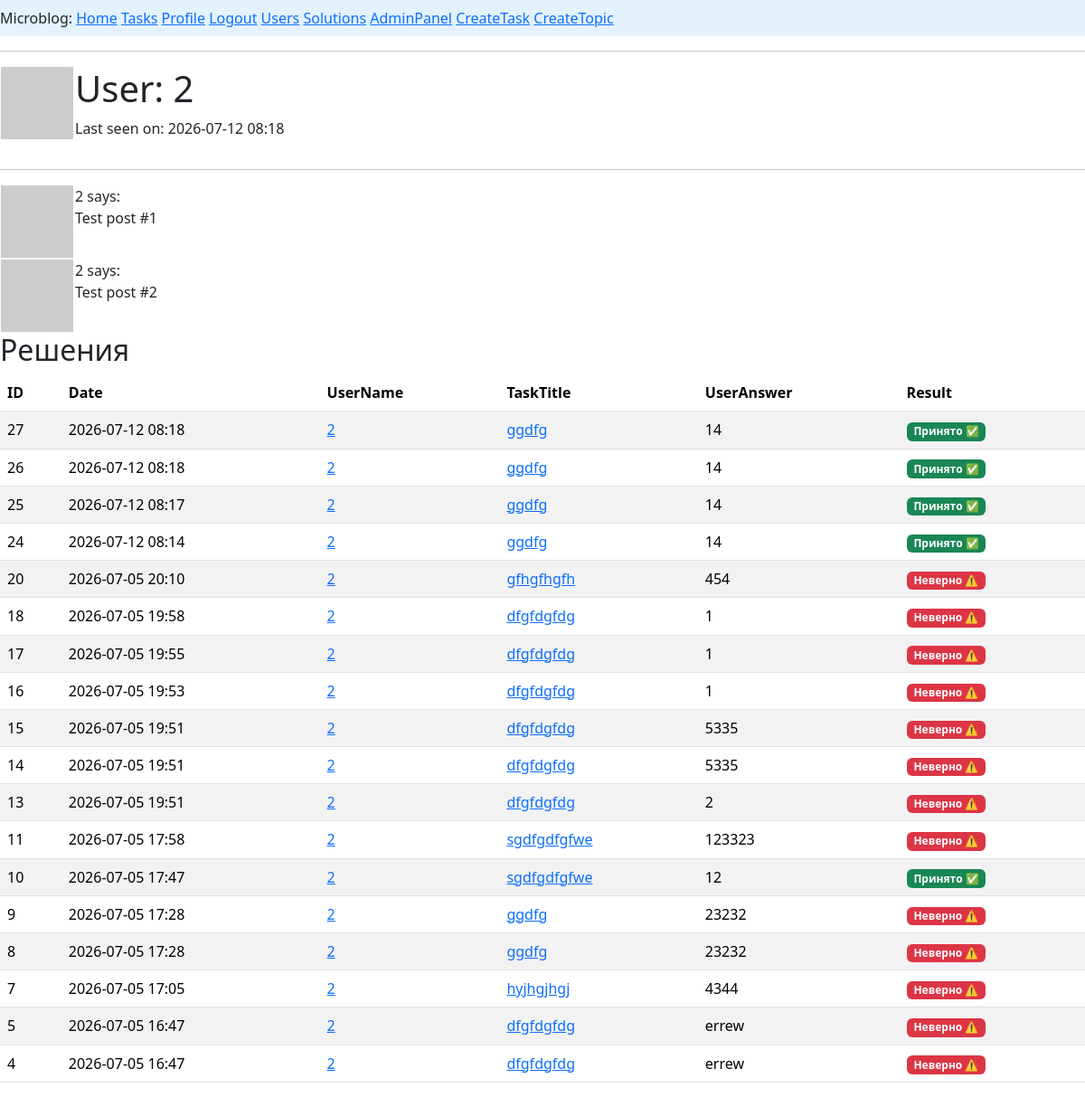
Screenshot of /user/2 (signed in) with the database file from the repository.
### app/models.py (models this page shows, shortened)
class User(UserMixin, db.Model):
    __tablename__ = 'users'
    id: so.Mapped[int] = so.mapped_column(primary_key=True)
    username: so.Mapped[str] = so.mapped_column(sa.String(64), index=True, unique=True)
    email: so.Mapped[str] = so.mapped_column(sa.String(120), index=True, unique=True)
    password_hash: so.Mapped[Optional[str]] = so.mapped_column(sa.String(256))
    posts: so.WriteOnlyMapped['Post'] = so.relationship(back_populates='author')
    about_me: so.Mapped[Optional[str]] = so.mapped_column(sa.String(140))
    last_seen: so.Mapped[Optional[datetime]] = so.mapped_column(default=lambda: datetime.now(timezone.utc))
    role_id: so.Mapped[int] = so.mapped_column(sa.ForeignKey(Role.id), index=True)
    role: so.Mapped['Role'] = so.relationship(back_populates='users')
    task_user: so.Mapped['Task'] = so.relationship(back_populates='creator')
    solve_user: so.Mapped[list['Solve']] = so.relationship(back_populates='solver')
    def avatar(self, size):
        digest = md5(self.email.lower().encode('utf-8')).hexdigest()
        return f'https://www.gravatar.com/avatar/{digest}?d=identicon&s={size}'

class Solve(db.Model):
    __tablename__ = 'solves'
    id: so.Mapped[int] = so.mapped_column(primary_key=True, autoincrement=True)
    content: so.Mapped[str] = so.mapped_column(sa.String(100), nullable=True)
    accept: so.Mapped[bool] = so.mapped_column(sa.Boolean, default=False)
    created_date: so.Mapped[datetime] = so.mapped_column(index=True, default=lambda: datetime.now(timezone.utc))
    user_id: so.Mapped[int] = so.mapped_column(sa.ForeignKey(User.id), nullable=True)
    task_id: so.Mapped[int] = so.mapped_column(sa.ForeignKey(Task.id), nullable=True)
    solver: so.Mapped['User'] = so.relationship(back_populates='solve_user')
    task: so.Mapped['Task'] = so.relationship(back_populates='solve_task')

class Task(db.Model):
    __tablename__ = 'tasks'
    id: so.Mapped[int] = so.mapped_column(primary_key=True, autoincrement=True)
    title: so.Mapped[str] = so.mapped_column(sa.String(50), nullable=True)
    content: so.Mapped[str] = so.mapped_column(sa.Text(), nullable=True, default='Условие')
    subject: so.Mapped[str] = so.mapped_column(sa.String(100), nullable=True, default='Без темы')
    topic_id: so.Mapped[int] = so.mapped_column(sa.ForeignKey(Topic.id, name='fk_tasks_topic'), nullable=True)
    topic: so.Mapped['Topic'] = so.relationship(back_populates='tasks')
    answer: so.Mapped[str] = so.mapped_column(sa.String(100), nullable=True, default='Без ответа')
    created_date: so.Mapped[datetime] = so.mapped_column(index=True, default=lambda: datetime.now(timezone.utc))
    rating: so.Mapped[int] = so.mapped_column(sa.Integer, nullable=True, default=1)
    user_id: so.Mapped[int] = so.mapped_column(sa.ForeignKey(User.id), nullable=True)
    creator: so.Mapped['User'] = so.relationship(back_populates='task_user')
    solve_task: so.Mapped[list['Solve']] = so.relationship(back_populates='task', cascade="all,delete")

### app/routes.py (the view)
@app.route('/user/<username>')
@login_required
def user(username):
    user = db.first_or_404(sa.select(User).where(User.username == username))
    posts = [
        {'author': user, 'body': 'Test post #1'},
        {'author': user, 'body': 'Test post #2'}
    ]
    stmt = (
            select(Solve)
            .join(Solve.solver)  # Важно: явно указываем JOIN, чтобы можно было фильтровать по полям пользователя
            .where(User.username == username) # Сравниваем поле username пользователя со строкой
            .order_by(Solve.created_date.desc())
            .options(
                selectinload(Solve.solver),  # Подгружаем пользователя (поле solver)
                selectinload(Solve.task)    # Подгружаем задачу (на всякий случай)
            )
        )
    solutions = db.session.scalars(stmt).all()
    return render_template('user.html', user=user, posts=posts, solutions=solutions)

### app/models.py (called while the page is built)
@login.user_loader
def load_user(id):
    return db.session.get(User, int(id))

### app/routes.py (called while the page is built)
@app.before_request
def before_request():
    if current_user.is_authenticated:
        current_user.last_seen = datetime.now(timezone.utc)
        db.session.commit()

### app/templates/user.html (shortened to what this page needs)
{% extends "base.html" %}
{% block content %}
    <table>
        <tr valign="top">
            <td><img src="{{ user.avatar(128) }}"></td>
            <td>
                <h1>User: {{ user.username }}</h1>
                {% if user.last_seen %}<p>Last seen on: {{ user.last_seen.strftime('%Y-%m-%d %H:%M') }}</p>{% endif %}
            </td>
        </tr>
    </table>
    <hr>
    {% for post in posts %}
        {% include '_post.html' %}
    {% endfor %}
    {% include "pagin_solutions.html" %}
{% endblock %}

### app/templates/_post.html
<table>
        <tr valign="top">
            <td><img src="{{ post.author.avatar(36) }}"></td>
            <td>{{ post.author.username }} says:<br>{{ post.body }}</td>
        </tr>
</table>

### app/templates/pagin_solutions.html
<h2>Решения</h2>
<table class="table table-striped table-hover">
    <thead>
      <tr>
        <th>ID</th>
        <th>Date</th>
        <th>UserName</th>
        <th>TaskTitle</th>
        <th>UserAnswer</th>
        <th>Result</th>
      </tr>
    </thead>
    {%  if solutions %}
        {% for u in solutions%}
        <tr>
            <td>{{u.id}}</td>
            <td>{{u.created_date.strftime('%Y-%m-%d %H:%M')}}</td>
            {% if u.solver %}
                <td><a href="{{ url_for('user', username= u.solver.username) }}">{{u.solver.username}}</a></td>
            {% else %}
                <td><span class="text-muted">Пользователь удален</span></td>
            {% endif %}
            {% if u.task %}
                <td><a href="/task/{{ u.task.id }}">{{u.task.title}}</a></td>
            {% else %}
                <td><span class="text-muted">Задача удалена</span></td>
            {% endif %}
            <td>{{u.content}}</td>
            <td>
                {% if u.accept %}
                        <span class="badge bg-success">Принято ✅</span>
                    {% else %}
                        <span class="badge bg-danger">Неверно ⚠️</span>
                    {% endif %}
            </td>
        </tr>
        {% endfor %}
    {% else %}
    <p class="text-muted">Пока нет ни одного решения для этой задачи.</p>
    {%endif%}
</table>

### rows the page displays
User: username "2", last_seen "2026-07-12 08:18", author.username "2" "2"
Solve: id "27", created_date "2026-07-12 08:18", solver.username "2", task "ggdfg", content "14", accept "Принято ✅"
Solve: id "26", created_date "2026-07-12 08:18", solver.username "2", task "ggdfg", content "14", accept "Принято ✅"
Solve: id "25", created_date "2026-07-12 08:17", solver.username "2", task "ggdfg", content "14", accept "Принято ✅"
Solve: id "24", created_date "2026-07-12 08:14", solver.username "2", task "ggdfg", content "14", accept "Принято ✅"
Solve: id "20", created_date "2026-07-05 20:10", solver.username "2", task "gfhgfhgfh", content "454", accept "Неверно ⚠️"
Solve: id "18", created_date "2026-07-05 19:58", solver.username "2", task "dfgfdgfdg", content "1", accept "Неверно ⚠️"
Solve: id "17", created_date "2026-07-05 19:55", solver.username "2", task "dfgfdgfdg", content "1", accept "Неверно ⚠️"
Solve: id "16", created_date "2026-07-05 19:53", solver.username "2", task "dfgfdgfdg", content "1", accept "Неверно ⚠️"
Solve: id "15", created_date "2026-07-05 19:51", solver.username "2", task "dfgfdgfdg", content "5335", accept "Неверно ⚠️"
Solve: id "14", created_date "2026-07-05 19:51", solver.username "2", task "dfgfdgfdg", content "5335", accept "Неверно ⚠️"
Solve: id "13", created_date "2026-07-05 19:51", solver.username "2", task "dfgfdgfdg", content "2", accept "Неверно ⚠️"
Solve: id "11", created_date "2026-07-05 17:58", solver.username "2", task "sgdfgdfgfwe", content "123323", accept "Неверно ⚠️"
Solve: id "10", created_date "2026-07-05 17:47", solver.username "2", task "sgdfgdfgfwe", content "12", accept "Принято ✅"
Solve: id "9", created_date "2026-07-05 17:28", solver.username "2", task "ggdfg", content "23232", accept "Неверно ⚠️"
Solve: id "8", created_date "2026-07-05 17:28", solver.username "2", task "ggdfg", content "23232", accept "Неверно ⚠️"
Solve: id "7", created_date "2026-07-05 17:05", solver.username "2", task "hyjhgjhgj", content "4344", accept "Неверно ⚠️"
Solve: id "5", created_date "2026-07-05 16:47", solver.username "2", task "dfgfdgfdg", content "errew", accept "Неверно ⚠️"
Solve: id "4", created_date "2026-07-05 16:47", solver.username "2", task "dfgfdgfdg", content "errew", accept "Неверно ⚠️"

### other values shown
{{ post.body }} "Test post #1" "Test post #2"
